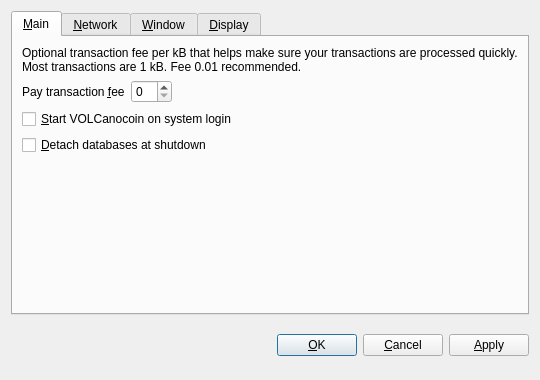
<?xml version="1.0" encoding="UTF-8"?>
<ui version="4.0">
 <class>OptionsDialog</class>
 <widget class="QDialog" name="OptionsDialog">
  <property name="geometry">
   <rect>
    <x>0</x>
    <y>0</y>
    <width>540</width>
    <height>380</height>
   </rect>
  </property>
  <property name="windowTitle">
   <string>Options</string>
  </property>
  <property name="modal">
   <bool>true</bool>
  </property>
  <layout class="QVBoxLayout" name="verticalLayout">
   <item>
    <widget class="QTabWidget" name="tabWidget">
     <property name="tabPosition">
      <enum>QTabWidget::North</enum>
     </property>
     <property name="currentIndex">
      <number>0</number>
     </property>
     <widget class="QWidget" name="tabMain">
      <attribute name="title">
       <string>&amp;Main</string>
      </attribute>
      <layout class="QVBoxLayout" name="verticalLayout_Main">
       <item>
        <widget class="QLabel" name="transactionFeeInfoLabel">
         <property name="text">
          <string>Optional transaction fee per kB that helps make sure your transactions are processed quickly. Most transactions are 1 kB. Fee 0.01 recommended.</string>
         </property>
         <property name="textFormat">
          <enum>Qt::PlainText</enum>
         </property>
         <property name="wordWrap">
          <bool>true</bool>
         </property>
        </widget>
       </item>
       <item>
        <layout class="QHBoxLayout" name="horizontalLayout_Main">
         <item>
          <widget class="QLabel" name="transactionFeeLabel">
           <property name="text">
            <string>Pay transaction &amp;fee</string>
           </property>
           <property name="textFormat">
            <enum>Qt::PlainText</enum>
           </property>
           <property name="buddy">
            <cstring>transactionFee</cstring>
           </property>
          </widget>
         </item>
         <item>
          <widget class="BitcoinAmountField" name="transactionFee"/>
         </item>
         <item>
          <spacer name="horizontalSpacer_Main">
           <property name="orientation">
            <enum>Qt::Horizontal</enum>
           </property>
           <property name="sizeHint" stdset="0">
            <size>
             <width>40</width>
             <height>20</height>
            </size>
           </property>
          </spacer>
         </item>
        </layout>
       </item>
       <item>
        <widget class="QCheckBox" name="bitcoinAtStartup">
         <property name="toolTip">
          <string>Automatically start VOLCanocoin after logging in to the system.</string>
         </property>
         <property name="text">
          <string>&amp;Start VOLCanocoin on system login</string>
         </property>
        </widget>
       </item>
       <item>
        <widget class="QCheckBox" name="detachDatabases">
         <property name="toolTip">
          <string>Detach block and address databases at shutdown. This means they can be moved to another data directory, but it slows down shutdown. The wallet is always detached.</string>
         </property>
         <property name="text">
          <string>&amp;Detach databases at shutdown</string>
         </property>
        </widget>
       </item>
       <item>
        <spacer name="verticalSpacer_Main">
         <property name="orientation">
          <enum>Qt::Vertical</enum>
         </property>
         <property name="sizeHint" stdset="0">
          <size>
           <width>20</width>
           <height>40</height>
          </size>
         </property>
        </spacer>
       </item>
      </layout>
     </widget>
     <widget class="QWidget" name="tabNetwork">
      <attribute name="title">
       <string>&amp;Network</string>
      </attribute>
      <layout class="QVBoxLayout" name="verticalLayout_Network">
       <item>
        <widget class="QCheckBox" name="mapPortUpnp">
         <property name="toolTip">
          <string>Automatically open the VOLCanocoin client port on the router. This only works when your router supports UPnP and it is enabled.</string>
         </property>
         <property name="text">
          <string>Map port using &amp;UPnP</string>
         </property>
        </widget>
       </item>
       <item>
        <widget class="QCheckBox" name="connectSocks">
         <property name="toolTip">
          <string>Connect to the VOLCanocoin network through a SOCKS proxy (e.g. when connecting through Tor).</string>
         </property>
         <property name="text">
          <string>&amp;Connect through SOCKS proxy:</string>
         </property>
        </widget>
       </item>
       <item>
        <layout class="QHBoxLayout" name="horizontalLayout_Network">
         <item>
          <widget class="QLabel" name="proxyIpLabel">
           <property name="text">
            <string>Proxy &amp;IP:</string>
           </property>
           <property name="textFormat">
            <enum>Qt::PlainText</enum>
           </property>
           <property name="buddy">
            <cstring>proxyIp</cstring>
           </property>
          </widget>
         </item>
         <item>
          <widget class="QValidatedLineEdit" name="proxyIp">
           <property name="maximumSize">
            <size>
             <width>140</width>
             <height>16777215</height>
            </size>
           </property>
           <property name="toolTip">
            <string>IP address of the proxy (e.g. 127.0.0.1)</string>
           </property>
          </widget>
         </item>
         <item>
          <widget class="QLabel" name="proxyPortLabel">
           <property name="text">
            <string>&amp;Port:</string>
           </property>
           <property name="textFormat">
            <enum>Qt::PlainText</enum>
           </property>
           <property name="buddy">
            <cstring>proxyPort</cstring>
           </property>
          </widget>
         </item>
         <item>
          <widget class="QLineEdit" name="proxyPort">
           <property name="maximumSize">
            <size>
             <width>55</width>
             <height>16777215</height>
            </size>
           </property>
           <property name="toolTip">
            <string>Port of the proxy (e.g. 9050)</string>
           </property>
          </widget>
         </item>
         <item>
          <widget class="QLabel" name="socksVersionLabel">
           <property name="text">
            <string>SOCKS &amp;Version:</string>
           </property>
           <property name="textFormat">
            <enum>Qt::PlainText</enum>
           </property>
           <property name="buddy">
            <cstring>socksVersion</cstring>
           </property>
          </widget>
         </item>
         <item>
          <widget class="QValueComboBox" name="socksVersion">
           <property name="toolTip">
            <string>SOCKS version of the proxy (e.g. 5)</string>
           </property>
          </widget>
         </item>
         <item>
          <spacer name="horizontalSpacer_Network">
           <property name="orientation">
            <enum>Qt::Horizontal</enum>
           </property>
           <property name="sizeHint" stdset="0">
            <size>
             <width>40</width>
             <height>20</height>
            </size>
           </property>
          </spacer>
         </item>
        </layout>
       </item>
       <item>
        <spacer name="verticalSpacer_Network">
         <property name="orientation">
          <enum>Qt::Vertical</enum>
         </property>
         <property name="sizeHint" stdset="0">
          <size>
           <width>20</width>
           <height>40</height>
          </size>
         </property>
        </spacer>
       </item>
      </layout>
     </widget>
     <widget class="QWidget" name="tabWindow">
      <attribute name="title">
       <string>&amp;Window</string>
      </attribute>
      <layout class="QVBoxLayout" name="verticalLayout_Window">
       <item>
        <widget class="QCheckBox" name="minimizeToTray">
         <property name="toolTip">
          <string>Show only a tray icon after minimizing the window.</string>
         </property>
         <property name="text">
          <string>&amp;Minimize to the tray instead of the taskbar</string>
         </property>
        </widget>
       </item>
       <item>
        <widget class="QCheckBox" name="minimizeOnClose">
         <property name="toolTip">
          <string>Minimize instead of exit the application when the window is closed. When this option is enabled, the application will be closed only after selecting Quit in the menu.</string>
         </property>
         <property name="text">
          <string>M&amp;inimize on close</string>
         </property>
        </widget>
       </item>
       <item>
        <spacer name="verticalSpacer_Window">
         <property name="orientation">
          <enum>Qt::Vertical</enum>
         </property>
         <property name="sizeHint" stdset="0">
          <size>
           <width>20</width>
           <height>40</height>
          </size>
         </property>
        </spacer>
       </item>
      </layout>
     </widget>
     <widget class="QWidget" name="tabDisplay">
      <attribute name="title">
       <string>&amp;Display</string>
      </attribute>
      <layout class="QVBoxLayout" name="verticalLayout_Display">
       <item>
        <layout class="QHBoxLayout" name="horizontalLayout_1_Display">
         <item>
          <widget class="QLabel" name="langLabel">
           <property name="text">
            <string>User Interface &amp;language:</string>
           </property>
           <property name="textFormat">
            <enum>Qt::PlainText</enum>
           </property>
           <property name="buddy">
            <cstring>lang</cstring>
           </property>
          </widget>
         </item>
         <item>
          <widget class="QValueComboBox" name="lang">
           <property name="toolTip">
            <string>The user interface language can be set here. This setting will take effect after restarting VOLCanocoin.</string>
           </property>
          </widget>
         </item>
        </layout>
       </item>
       <item>
        <layout class="QHBoxLayout" name="horizontalLayout_2_Display">
         <item>
          <widget class="QLabel" name="unitLabel">
           <property name="text">
            <string>&amp;Unit to show amounts in:</string>
           </property>
           <property name="textFormat">
            <enum>Qt::PlainText</enum>
           </property>
           <property name="buddy">
            <cstring>unit</cstring>
           </property>
          </widget>
         </item>
         <item>
          <widget class="QValueComboBox" name="unit">
           <property name="toolTip">
            <string>Choose the default subdivision unit to show in the interface and when sending coins.</string>
           </property>
          </widget>
         </item>
        </layout>
       </item>
       <item>
        <widget class="QCheckBox" name="displayAddresses">
         <property name="toolTip">
          <string>Whether to show VOLCanocoin addresses in the transaction list or not.</string>
         </property>
         <property name="text">
          <string>&amp;Display addresses in transaction list</string>
         </property>
        </widget>
       </item>
       <item>
        <widget class="QCheckBox" name="coinControlFeatures">
         <property name="toolTip">
          <string>Whether to show coin control features or not.</string>
         </property>
         <property name="text">
          <string>Display coin &amp;control features (experts only!)</string>
         </property>
        </widget>
       </item>
       <item>
        <spacer name="verticalSpacer_Display">
         <property name="orientation">
          <enum>Qt::Vertical</enum>
         </property>
         <property name="sizeHint" stdset="0">
          <size>
           <width>20</width>
           <height>40</height>
          </size>
         </property>
        </spacer>
       </item>
      </layout>
     </widget>
    </widget>
   </item>
   <item>
    <layout class="QHBoxLayout" name="horizontalLayout_Buttons">
     <item>
      <spacer name="horizontalSpacer_1">
       <property name="orientation">
        <enum>Qt::Horizontal</enum>
       </property>
       <property name="sizeHint" stdset="0">
        <size>
         <width>40</width>
         <height>48</height>
        </size>
       </property>
      </spacer>
     </item>
     <item>
      <widget class="QLabel" name="statusLabel">
       <property name="font">
        <font>
         <weight>75</weight>
         <bold>true</bold>
        </font>
       </property>
       <property name="text">
        <string/>
       </property>
       <property name="textFormat">
        <enum>Qt::PlainText</enum>
       </property>
       <property name="wordWrap">
        <bool>true</bool>
       </property>
      </widget>
     </item>
     <item>
      <spacer name="horizontalSpacer_2">
       <property name="orientation">
        <enum>Qt::Horizontal</enum>
       </property>
       <property name="sizeHint" stdset="0">
        <size>
         <width>40</width>
         <height>48</height>
        </size>
       </property>
      </spacer>
     </item>
     <item>
      <widget class="QPushButton" name="okButton">
       <property name="text">
        <string>&amp;OK</string>
       </property>
      </widget>
     </item>
     <item>
      <widget class="QPushButton" name="cancelButton">
       <property name="text">
        <string>&amp;Cancel</string>
       </property>
       <property name="autoDefault">
        <bool>false</bool>
       </property>
      </widget>
     </item>
     <item>
      <widget class="QPushButton" name="applyButton">
       <property name="text">
        <string>&amp;Apply</string>
       </property>
       <property name="autoDefault">
        <bool>false</bool>
       </property>
      </widget>
     </item>
    </layout>
   </item>
  </layout>
 </widget>
 <customwidgets>
  <customwidget>
   <class>BitcoinAmountField</class>
   <extends>QSpinBox</extends>
   <header>bitcoinamountfield.h</header>
  </customwidget>
  <customwidget>
   <class>QValueComboBox</class>
   <extends>QComboBox</extends>
   <header>qvaluecombobox.h</header>
  </customwidget>
  <customwidget>
   <class>QValidatedLineEdit</class>
   <extends>QLineEdit</extends>
   <header>qvalidatedlineedit.h</header>
  </customwidget>
 </customwidgets>
 <resources/>
 <connections/>
</ui>
